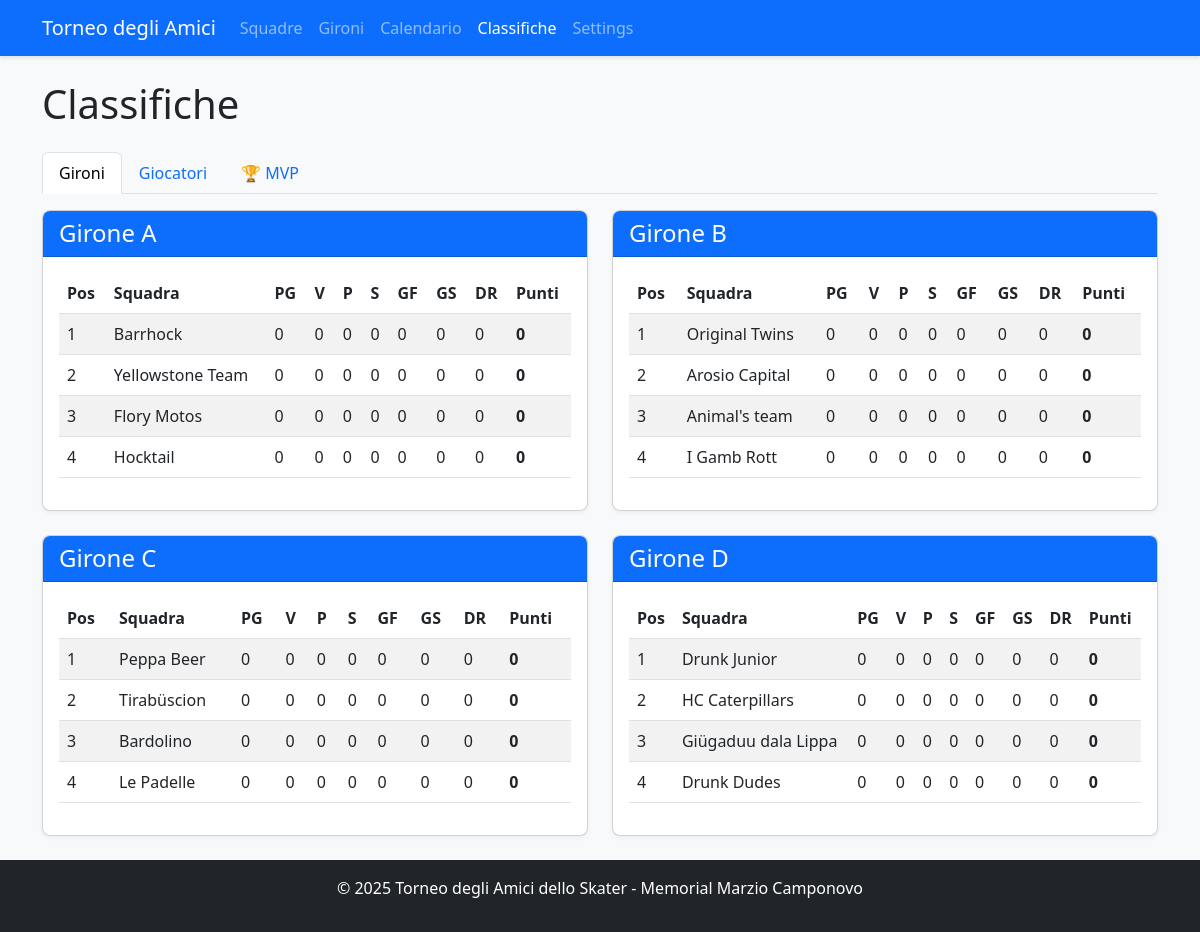
Screenshot of /standings with the database file from the repository.
### app.py (models this page shows, shortened)
class Team(db.Model):
    id = db.Column(db.Integer, primary_key=True)
    name = db.Column(db.String(100), nullable=False, unique=True)
    group = db.Column(db.String(1))  # A, B, C, or D
    group_order = db.Column(db.Integer, default=0)  # NUOVO CAMPO per l'ordinamento nel girone
    players = db.relationship('Player', backref='team', lazy=True)
    matches = db.relationship(
        'Match',
        primaryjoin="or_(Team.id == Match.team1_id, Team.id == Match.team2_id)",
        lazy=True,
        overlaps="team1,team2"
    )
    wins = db.Column(db.Integer, default=0)
    losses = db.Column(db.Integer, default=0)
    draws = db.Column(db.Integer, default=0)
    goals_for = db.Column(db.Integer, default=0)
    goals_against = db.Column(db.Integer, default=0)
    points = db.Column(db.Integer, default=0)
    @property
    def goal_difference(self):
        return self.goals_for - self.goals_against
    @property
    def games_played(self):
        return self.wins + self.losses + self.draws

### app.py (the view, shortened to what this page needs)
@app.route('/standings')
def standings():
    group_standings = {}
    for group in ['A', 'B', 'C', 'D']:
        teams = Team.query.filter_by(group=group).order_by(
            Team.points.desc(),
            (Team.goals_for - Team.goals_against).desc(),
            Team.goals_for.desc(),
            Team.group_order
        ).all()
        group_standings[group] = teams
    try:
        if db.inspect(db.engine).has_table('player_match_stats'):
            from sqlalchemy import func
            top_scorers_query = db.session.query(
                Player,
                func.sum(PlayerMatchStats.goals).label('total_goals')
            ).join(PlayerMatchStats).group_by(Player.id).having(
                func.sum(PlayerMatchStats.goals) > 0
            ).order_by(func.sum(PlayerMatchStats.goals).desc()).limit(10)
            top_scorers = []
            for player, total_goals in top_scorers_query:
                player.display_goals = total_goals
                top_scorers.append(player)
            top_assists_query = db.session.query(
                Player,
                func.sum(PlayerMatchStats.assists).label('total_assists')
            ).join(PlayerMatchStats).group_by(Player.id).having(
                func.sum(PlayerMatchStats.assists) > 0
            ).order_by(func.sum(PlayerMatchStats.assists).desc()).limit(10)
            top_assists = []
            for player, total_assists in top_assists_query:
                player.display_assists = total_assists
                top_assists.append(player)
            most_penalties_query = db.session.query(
                Player,
                func.sum(PlayerMatchStats.penalties).label('total_penalties')
            ).join(PlayerMatchStats).group_by(Player.id).having(
                func.sum(PlayerMatchStats.penalties) > 0
            ).order_by(func.sum(PlayerMatchStats.penalties).desc()).limit(10)
            most_penalties = []
            for player, total_penalties in most_penalties_query:
                player.display_penalties = total_penalties
                most_penalties.append(player)
            best_player_awards = get_best_player_awards()
    except Exception as e:
        print(f"Errore nelle statistiche: {e}")
        top_scorers = []
        top_assists = []
        most_penalties = []
        best_player_awards = []
    return render_template('standings.html',
                          group_standings=group_standings,
                          top_scorers=top_scorers,
                          top_assists=top_assists,
                          most_penalties=most_penalties,
                          best_player_awards=best_player_awards)

### app.py (called while the page is built, shortened)
def get_tournament_dates():
    try:
        if db.inspect(db.engine).has_table('tournament_settings'):
            settings = TournamentSettings.query.first()
            if settings and settings.qualification_day1:
                return {
                    'qualification_day1': settings.qualification_day1,
                    'qualification_day2': settings.qualification_day2,
                    'quarterfinals_ml': settings.quarterfinals_ml_date,
                    'quarterfinals_bl': settings.quarterfinals_bl_date,
                    'semifinals_ml': settings.semifinals_ml_date,
                    'semifinals_bl': settings.semifinals_bl_date,
                    'finals': settings.finals_date
                }
    except Exception as e:
        print(f"Errore nel recupero date da settings: {e}")

@app.context_processor
def inject_tournament_dates():
    try:
        formatted_dates = format_tournament_dates()
        return {'tournament_dates': formatted_dates}
    except Exception as e:
        current_year = datetime.now().year
        return {
            'tournament_dates': {
                'qualification_day1': {
                    'date': datetime(current_year, 7, 13).date(),
                    'formatted': f'13/07/{current_year}',
                    'day_name_it': 'Sabato'
                },
                'qualification_day2': {
                    'date': datetime(current_year, 7, 14).date(),
                    'formatted': f'14/07/{current_year}',
                    'day_name_it': 'Domenica'
                }
            }
        }

### templates/standings.html (shortened to what this page needs)
<!DOCTYPE html>
<html lang="it">
<head>
    <link rel="stylesheet" href="https://cdn.jsdelivr.net/npm/bootstrap@5.3.0/dist/css/bootstrap.min.css">
    <link rel="stylesheet" href="{{ url_for('static', filename='style.css') }}">
</head>
<body class="d-flex flex-column min-vh-100">
    <nav class="navbar navbar-expand-lg navbar-dark bg-primary">
        <div class="container">
            <a class="navbar-brand" href="{{ url_for('index') }}">Torneo degli Amici</a>
            <div class="collapse navbar-collapse" id="navbarNav">
                <ul class="navbar-nav">
                    <li class="nav-item">
                        <a class="nav-link" href="{{ url_for('teams') }}">Squadre</a>
                    </li>
                    <li class="nav-item">
                        <a class="nav-link" href="{{ url_for('groups') }}">Gironi</a>
                    </li>
                    <li class="nav-item">
                        <a class="nav-link" href="{{ url_for('schedule') }}">Calendario</a>
                    </li>
                    <li class="nav-item">
                        <a class="nav-link active" href="{{ url_for('standings') }}">Classifiche</a>
                    </li>
                    <li class="nav-item">
                        <a class="nav-link" href="{{ url_for('settings') }}">Settings</a>
                    </li>
                </ul>
            </div>
        </div>
    </nav>
    <div class="container mt-4">
        <h1>Classifiche</h1>
        <ul class="nav nav-tabs mt-4" id="myTab" role="tablist">
            <li class="nav-item" role="presentation">
                <button class="nav-link active" id="groups-tab" data-bs-toggle="tab" data-bs-target="#groups" type="button" role="tab">Gironi</button>
            </li>
            <li class="nav-item" role="presentation">
                <button class="nav-link" id="players-tab" data-bs-toggle="tab" data-bs-target="#players" type="button" role="tab">Giocatori</button>
            </li>
            <li class="nav-item" role="presentation">
                <button class="nav-link" id="awards-tab" data-bs-toggle="tab" data-bs-target="#awards" type="button" role="tab">🏆 MVP</button>
            </li>
        </ul>
        <div class="tab-content mt-3" id="myTabContent">
            <div class="tab-pane fade show active" id="groups" role="tabpanel">
                <div class="row">
                    {% for group, teams in group_standings.items() %}
                        <div class="col-md-6 mb-4">
                            <div class="card">
                                <div class="card-header bg-primary text-white">
                                    <h4 class="mb-0">Girone {{ group }}</h4>
                                </div>
                                <div class="card-body">
                                    <div class="table-responsive">
                                        <table class="table table-striped">
                                            <thead>
                                                <tr>
                                                    <th>Pos</th>
                                                    <th>Squadra</th>
                                                    <th>PG</th>
                                                    <th>V</th>
                                                    <th>P</th>
                                                    <th>S</th>
                                                    <th>GF</th>
                                                    <th>GS</th>
                                                    <th>DR</th>
                                                    <th>Punti</th>
                                                </tr>
                                            </thead>
                                            <tbody>
                                                {% for team in teams %}
                                                    <tr>
                                                        <td>{{ loop.index }}</td>
                                                        <td>{{ team.name }}</td>
                                                        <td>{{ team.games_played }}</td>
                                                        <td>{{ team.wins }}</td>
                                                        <td>{{ team.draws }}</td>
                                                        <td>{{ team.losses }}</td>
                                                        <td>{{ team.goals_for }}</td>
                                                        <td>{{ team.goals_against }}</td>
                                                        <td>{{ team.goal_difference }}</td>
                                                        <td><strong>{{ team.points }}</strong></td>
                                                    </tr>
                                                {% endfor %}
                                            </tbody>
                                        </table>
                                    </div>
                                </div>
                            </div>
                        </div>
                    {% endfor %}
                </div>
            </div>
        </div>
    </div>
    <footer class="bg-dark text-white py-3 mt-auto">
        <div class="container text-center">
            <p>© 2025 Torneo degli Amici dello Skater - Memorial Marzio Camponovo</p>
        </div>
    </footer>
</body>
</html>

### static/style.css (style rules this page uses)
body { font-family: "Segoe UI", Tahoma, Geneva, Verdana, sans-serif; background-color: #f8f9fa; }
.navbar { box-shadow: 0 2px 4px rgba(0, 0, 0, 0.1); }
.card { box-shadow: 0 2px 4px rgba(0, 0, 0, 0.05); border-radius: 8px; overflow: hidden; }
.card-header { font-weight: 600; }
.table th { font-weight: 600; }
footer { margin-top: 2rem; }

### rows the page displays
Team: name "Barrhock", games_played "0", wins "0", draws "0", losses "0", goals_for "0", goals_against "0", goal_difference "0", points "0"
Team: name "Yellowstone Team", games_played "0", wins "0", draws "0", losses "0", goals_for "0", goals_against "0", goal_difference "0", points "0"
Team: name "Flory Motos", games_played "0", wins "0", draws "0", losses "0", goals_for "0", goals_against "0", goal_difference "0", points "0"
Team: name "Hocktail", games_played "0", wins "0", draws "0", losses "0", goals_for "0", goals_against "0", goal_difference "0", points "0"
Team: name "Original Twins", games_played "0", wins "0", draws "0", losses "0", goals_for "0", goals_against "0", goal_difference "0", points "0"
Team: name "Arosio Capital", games_played "0", wins "0", draws "0", losses "0", goals_for "0", goals_against "0", goal_difference "0", points "0"
Team: name "Animal's team", games_played "0", wins "0", draws "0", losses "0", goals_for "0", goals_against "0", goal_difference "0", points "0"
Team: name "I Gamb Rott", games_played "0", wins "0", draws "0", losses "0", goals_for "0", goals_against "0", goal_difference "0", points "0"
Team: name "Peppa Beer", games_played "0", wins "0", draws "0", losses "0", goals_for "0", goals_against "0", goal_difference "0", points "0"
Team: name "Tirabüscion", games_played "0", wins "0", draws "0", losses "0", goals_for "0", goals_against "0", goal_difference "0", points "0"
Team: name "Bardolino", games_played "0", wins "0", draws "0", losses "0", goals_for "0", goals_against "0", goal_difference "0", points "0"
Team: name "Le Padelle", games_played "0", wins "0", draws "0", losses "0", goals_for "0", goals_against "0", goal_difference "0", points "0"
Team: name "Drunk Junior", games_played "0", wins "0", draws "0", losses "0", goals_for "0", goals_against "0", goal_difference "0", points "0"
Team: name "HC Caterpillars", games_played "0", wins "0", draws "0", losses "0", goals_for "0", goals_against "0", goal_difference "0", points "0"
Team: name "Giügaduu dala Lippa", games_played "0", wins "0", draws "0", losses "0", goals_for "0", goals_against "0", goal_difference "0", points "0"
Team: name "Drunk Dudes", games_played "0", wins "0", draws "0", losses "0", goals_for "0", goals_against "0", goal_difference "0", points "0"

### other values shown
{{ group }} "A" "B" "C" "D"
